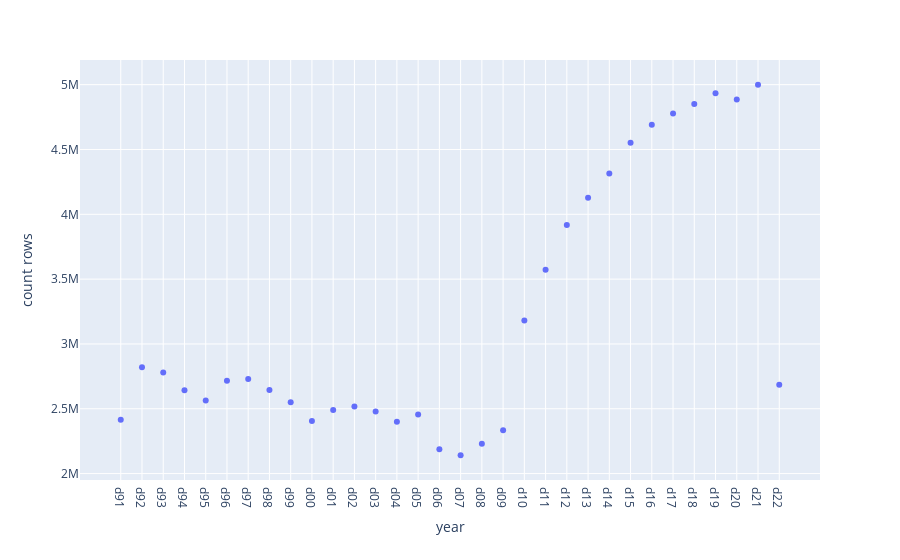

Notebook code for this chart:
### Code cell
sets = ['d91','d92','d93','d94','d95','d96','d97','d98','d99','d00','d01','d02','d03','d04','d05','d06','d07','d08','d09','d10','d11','d12','d13','d14','d15','d16','d17','d18','d19','d20','d21','d22',]

result = {}
result_index = 0
for set in sets:
    loc_dict = {}
    query = f"SELECT count(*) FROM {set}"
    df = pd.read_sql(query, conn)
    result[set] = df.iloc[0][0]
loc = pd.DataFrame.from_dict(result, orient='index',
                       columns=['count rows'])
loc.reset_index(drop=False,names='year',inplace=True)
display(loc)
px.scatter(loc, x='year', y=f'count rows').show()

### Figure 1 — Plotly figure (JSON) as saved in the notebook; plotly's stock layout.template omitted (floating-point values rounded to 4 significant figures)
{"data": [{"hovertemplate": "year=%{x}<br>count rows=%{y}<extra></extra>", "legendgroup": "", "marker": {"color": "#636efa", "symbol": "circle"}, "mode": "markers", "name": "", "orientation": "v", "showlegend": false, "type": "scatter", "x": ["d91", "d92", "d93", "d94", "d95", "d96", "d97", "d98", "d99", "d00", "d01", "d02", "d03", "d04", "d05", "d06", "d07", "d08", "d09", "d10", "d11", "d12", "d13", "d14", "d15", "d16", "d17", "d18", "d19", "d20", "d21", "d22"], "xaxis": "x", "y": [2414985, 2819425, 2780036, 2642627, 2563295, 2715852, 2730422, 2643849, 2550371, 2405778, 2490175, 2518440, 2479304, 2399997, 2455748, 2188141, 2141486, 2230417, 2335123, 3180802, 3571713, 3917794, 4128532, 4315519, 4552807, 4690894, 4777646, 4851279, 4933937, 4886375, 4999377, 2684933], "yaxis": "y"}], "layout": {"legend": {"tracegroupgap": 0}, "margin": {"t": 60}, "xaxis": {"anchor": "y", "domain": [0, 1], "title": {"text": "year"}}, "yaxis": {"anchor": "x", "domain": [0, 1], "title": {"text": "count rows"}}}}
